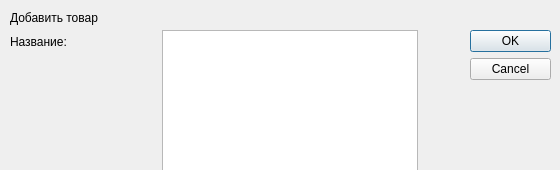
<?xml version="1.0" encoding="UTF-8"?>
<ui version="4.0">
 <class>dialog_add_goods_manager</class>
 <widget class="QDialog" name="dialog_add_goods_manager">
  <property name="geometry">
   <rect>
    <x>0</x>
    <y>0</y>
    <width>560</width>
    <height>170</height>
   </rect>
  </property>
  <property name="windowTitle">
   <string>Dialog</string>
  </property>
  <widget class="QDialogButtonBox" name="buttonBox">
   <property name="geometry">
    <rect>
     <x>470</x>
     <y>30</y>
     <width>81</width>
     <height>241</height>
    </rect>
   </property>
   <property name="orientation">
    <enum>Qt::Vertical</enum>
   </property>
   <property name="standardButtons">
    <set>QDialogButtonBox::Cancel|QDialogButtonBox::Ok</set>
   </property>
  </widget>
  <widget class="QWidget" name="formLayoutWidget">
   <property name="geometry">
    <rect>
     <x>10</x>
     <y>30</y>
     <width>451</width>
     <height>131</height>
    </rect>
   </property>
   <layout class="QFormLayout" name="formLayout">
    <property name="sizeConstraint">
     <enum>QLayout::SetFixedSize</enum>
    </property>
    <item row="0" column="0">
     <widget class="QLabel" name="label_2">
      <property name="text">
       <string>Название:</string>
      </property>
     </widget>
    </item>
    <item row="0" column="1">
     <widget class="QTextEdit" name="textEdit_name"/>
    </item>
    <item row="1" column="0">
     <widget class="QLabel" name="label_3">
      <property name="text">
       <string>Розничная стоимость:</string>
      </property>
     </widget>
    </item>
    <item row="1" column="1">
     <widget class="QTextEdit" name="textEdit_retail"/>
    </item>
    <item row="2" column="0">
     <widget class="QLabel" name="label_4">
      <property name="text">
       <string>Оптовая стоимость:</string>
      </property>
     </widget>
    </item>
    <item row="2" column="1">
     <widget class="QTextEdit" name="textEdit_bulk"/>
    </item>
    <item row="3" column="0">
     <widget class="QLabel" name="label_5">
      <property name="text">
       <string>Справочная информация:</string>
      </property>
     </widget>
    </item>
    <item row="3" column="1">
     <widget class="QTextEdit" name="textEdit_info"/>
    </item>
   </layout>
  </widget>
  <widget class="QLabel" name="label">
   <property name="geometry">
    <rect>
     <x>10</x>
     <y>10</y>
     <width>191</width>
     <height>16</height>
    </rect>
   </property>
   <property name="text">
    <string>Добавить товар</string>
   </property>
  </widget>
 </widget>
 <resources/>
 <connections>
  <connection>
   <sender>buttonBox</sender>
   <signal>accepted()</signal>
   <receiver>dialog_add_goods_manager</receiver>
   <slot>accept()</slot>
   <hints>
    <hint type="sourcelabel">
     <x>248</x>
     <y>254</y>
    </hint>
    <hint type="destinationlabel">
     <x>157</x>
     <y>274</y>
    </hint>
   </hints>
  </connection>
  <connection>
   <sender>buttonBox</sender>
   <signal>rejected()</signal>
   <receiver>dialog_add_goods_manager</receiver>
   <slot>reject()</slot>
   <hints>
    <hint type="sourcelabel">
     <x>316</x>
     <y>260</y>
    </hint>
    <hint type="destinationlabel">
     <x>286</x>
     <y>274</y>
    </hint>
   </hints>
  </connection>
 </connections>
</ui>
